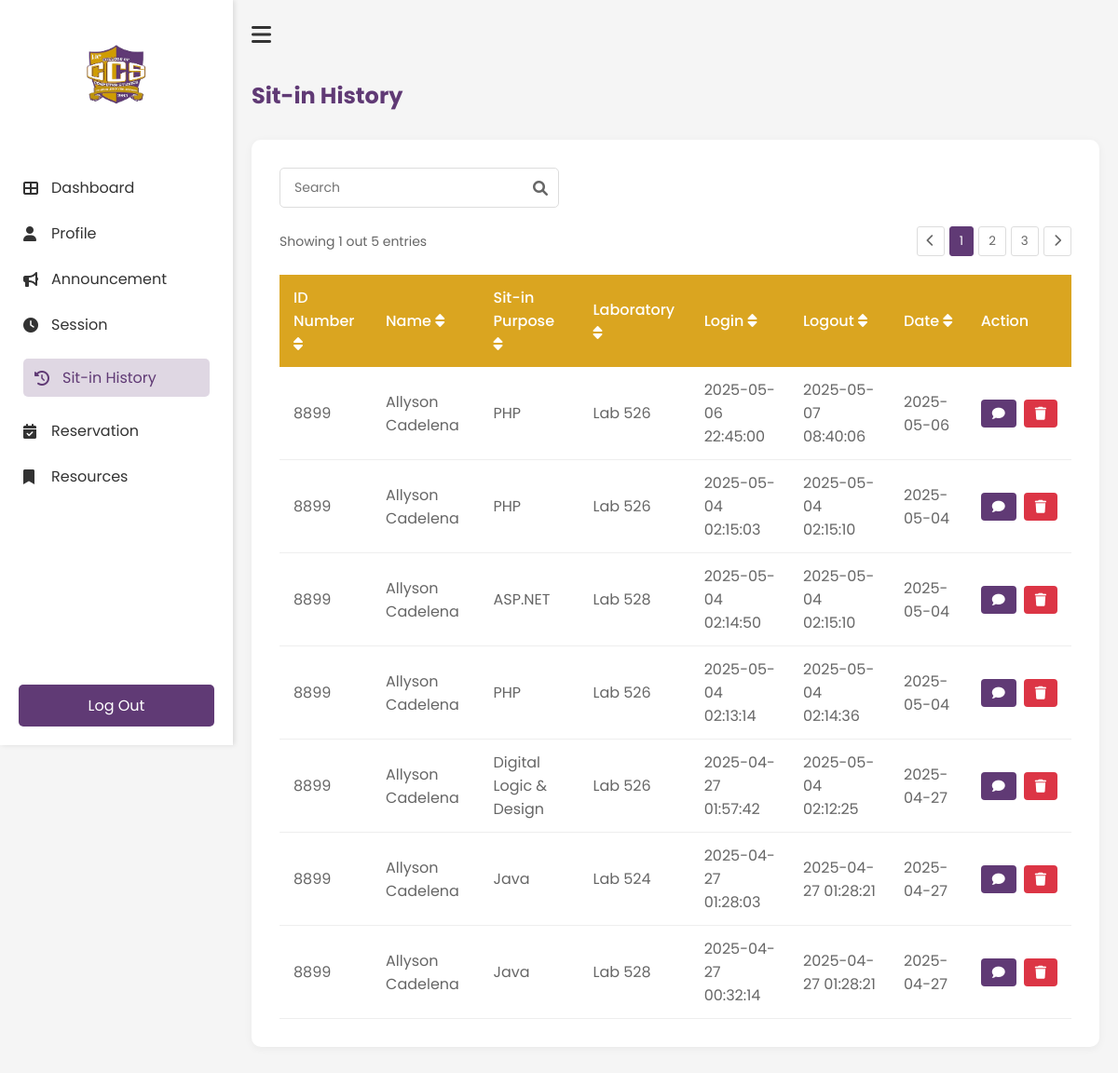
/History (signed in), run on the app's committed database.
### tables this page shows
CREATE TABLE reservations (
                id INTEGER PRIMARY KEY AUTOINCREMENT,
                idno TEXT NOT NULL,
                purpose TEXT NOT NULL,
                lab TEXT NOT NULL,
                computer_number INTEGER NOT NULL,
                time_in DATETIME NOT NULL,
                time_out DATETIME,
                status TEXT DEFAULT 'Pending',
                requested_time DATETIME,
                FOREIGN KEY (idno) REFERENCES users(IDNO)
            );

### app.py (the view)
@app.route('/History')
def History():
    if 'username' not in session:
        return redirect(url_for('login'))
    history = get_user_history(session['student_id'])
    return render_template('student/history.html', history=history)

### templates/student/history.html (shortened to what this page needs)
<!DOCTYPE html>
<html lang="en">
    <head>
        <link rel="stylesheet" href="{{ url_for('static', filename='student/history.css') }}">
        <link rel="stylesheet" href="https://cdnjs.cloudflare.com/ajax/libs/font-awesome/6.0.0-beta3/css/all.min.css">
    </head>
    <body>
        <div class="history-container">
            <nav class="sidebar" id="sidebar">
                <div class="logo-container">
                    <img src="{{ url_for('static', filename='images/ccs.png') }}" alt="ccs logo" class="logo">
                </div>
                <ul class="nav-links">
                    <li><a href="{{ url_for('Dashboard') }}"><i class="fas fa-th-large"></i>Dashboard</a></li>
                    <li><a href="{{ url_for('Profile') }}"><i class="fas fa-user"></i>Profile</a></li>
                    <li><a href="{{ url_for('Announcement') }}"><i class="fas fa-bullhorn"></i>Announcement</a></li>
                    <li><a href="{{ url_for('Session') }}"><i class="fas fa-clock"></i>Session</a></li>
                    <li><a href="{{ url_for('History') }}" class="active"><i class="fas fa-history"></i>Sit-in History</a></li>
                    <li><a href="{{ url_for('Reservation') }}"><i class="fas fa-calendar-check"></i>Reservation</a></li>
                    <li><a href="{{ url_for('Resources') }}"><i class="fas fa-bookmark"></i>Resources</a></li>
                </ul>
                <div class="logout-section">
                    <a href="{{ url_for('logout') }}" class="logout-btn"></i>Log Out</a>
                </div>
            </nav>
            <main class="main-content">
                <div class="top-bar">
                    <button id="sidebar-toggle" class="hamburger-btn"><i class="fas fa-bars"></i></button>
                </div>
                <h1 class="header">Sit-in History</h1>
                <div class="history-card">
                    <div class="search-container">
                        <input type="text" id="searchInput" placeholder="Search" class="search-input">
                        <i class="fas fa-search search-icon"></i>
                    </div>
                    <div class="table-container">
                        <div class="pagination-top">
                            <span>Showing 1 out 5 entries</span>
                            <div class="pagination-controls">
                                <button class="page-btn"><i class="fas fa-chevron-left"></i></button>
                                <button class="page-btn active">1</button>
                                <button class="page-btn">2</button>
                                <button class="page-btn">3</button>
                                <button class="page-btn"><i class="fas fa-chevron-right"></i></button>
                            </div>
                        </div>
                <table class="history-table" id="historyTable">
                    <thead>
                        <tr>
                            <th onclick="sortTable(0)">ID Number <i class="fas fa-sort"></i></th>
                            <th onclick="sortTable(1)">Name <i class="fas fa-sort"></i></th>
                            <th onclick="sortTable(2)">Sit-in Purpose <i class="fas fa-sort"></i></th>
                            <th onclick="sortTable(3)">Laboratory <i class="fas fa-sort"></i></th>
                            <th onclick="sortTable(4)">Login <i class="fas fa-sort"></i></th>
                            <th onclick="sortTable(5)">Logout <i class="fas fa-sort"></i></th>
                            <th onclick="sortTable(6)">Date <i class="fas fa-sort"></i></th>
                            <th>Action</th>
                        </tr>
                    </thead>
                    <tbody>
                            {% for record in history %}
                            <tr data-id="{{ record.id }}">
                                <td>{{ record.idno }}</td>
                                <td>{{ record.name }}</td>
                                <td>{{ record.purpose }}</td>
                                <td>{{ record.laboratory }}</td>
                                <td>{{ record.login }}</td>
                                <td>{{ record.logout }}</td>
                                <td>{{ record.date }}</td>
                                <td>
                                    <div class="action-buttons">
                                        {% if record.status == 'Completed' %}
                                            <button class="feedback-btn" onclick="openFeedbackModal('{{ record.id }}')">
                                                <i class="fas fa-comment"></i>
                                            </button>
                                        {% endif %}
                                        <button class="delete-btn" onclick="deleteRecord('{{ record.id }}')">
                                            <i class="fas fa-trash"></i>
                                        </button>
                                    </div>
                                </td>
                            </tr>
                            {% endfor %}
                        </tbody>
                </table>
            </div>
        </div>
    </main>
    </body>
</html>

### static/student/history.css (style rules this page uses)
* { margin: 0; padding: 0; box-sizing: border-box; font-family: 'Poppins', sans-serif; }
body { background-color: #f5f5f5; }
.history-container { display: flex; min-height: 100vh; }
.history-card { background: white; border-radius: 10px; padding: 30px; box-shadow: 0 2px 10px rgba(0, 0, 0, 0.05); margin: 20px 0; }
.search-container { position: relative; margin-bottom: 20px; max-width: 300px; }
.search-input { width: 100%; padding: 10px 35px 10px 15px; border: 1px solid #ddd; border-radius: 5px; font-size: 14px; }
.search-icon { position: absolute; right: 12px; top: 50%; transform: translateY(-50%); color: #666; }
.table-container { overflow-x: auto; }
.pagination-top { display: flex; justify-content: space-between; align-items: center; margin-bottom: 20px; color: #666; font-size: 14px; }
.pagination-controls { display: flex; gap: 5px; }
.page-btn { padding: 5px 10px; border: 1px solid #ddd; background: white; border-radius: 3px; cursor: pointer; color: #666; }
.page-btn.active { background-color: #603A75; color: white; border-color: #603A75; }
.history-table { width: 100%; border-collapse: collapse; margin-top: 10px; }
.history-table th { background-color: #DAA520; color: white; text-align: left; padding: 12px 15px; font-weight: 500; }
.history-table td { padding: 12px 15px; border-bottom: 1px solid #eee; color: #666; }
.sidebar { width: 250px; height: 100vh; position: fixed; left: 0; top: 0; background-color: white; padding: 20px 0; transition: all 0.3s ease; box-shadow: 2px 0 5px rgba(0, 0, 0, 0.1); z-index: 1000; }
.main-content { margin-left: 250px; transition: all 0.3s ease; width: calc(100% - 250px); padding: 20px; }
.main-content { flex: 1; padding: 20px; transition: all 0.3s ease; }
.top-bar { display: flex; align-items: center; margin-bottom: 30px; }
.hamburger-btn { background: none; border: none; font-size: 24px; cursor: pointer; margin-right: 15px; color: #333; }
.logo-container { text-align: center; padding: 20px 0; }
.logo { width: 80px; height: auto; }
.nav-links { list-style: none; padding: 0; margin-top: 30px; }
.nav-links li { padding: 12px 25px; }
.nav-links li a { color: #333; text-decoration: none; display: flex; align-items: center; transition: 0.3s; }
.nav-links li a:hover, .nav-links li a.active { padding: 8px 12px; border-radius: 5px; color: #603A75; background-color: rgba(96, 58, 117, 0.2); }
.nav-links li a i { margin-right: 10px; width: 20px; }
.nav-links li a:hover, .nav-links li a.active { color: #603A75; }
.logout-section { position: absolute; bottom: 20px; width: 100%; padding: 0 20px; }
.logout-btn { display: block; width: 100%; padding: 10px; background-color: #603A75; color: white; text-align: center; text-decoration: none; border-radius: 5px; transition: 0.3s; }
.main-content h1 { color: #603A75; margin-bottom: 30px; font-size: 24px; }
.feedback-btn { background-color: #603A75; color: white; border: none; padding: 8px 12px; border-radius: 4px; cursor: pointer; font-family: 'Poppins', sans-serif; display: flex; align-items: center; gap: 5px; }
.feedback-btn i { font-size: 14px; }
.action-buttons { display: flex; gap: 8px; }
.delete-btn { background-color: #dc3545; color: white; border: none; padding: 8px 12px; border-radius: 4px; cursor: pointer; font-family: 'Poppins', sans-serif; display: flex; align-items: center; }
.delete-btn i { font-size: 14px; }

### data on the page
reservations: idno "8899", name "Allyson Cadelena", purpose "PHP", laboratory "Lab 526", login "2025-05-06 22:45:00", logout "2025-05-07 08:40:06", date "2025-05-06"
reservations: idno "8899", name "Allyson Cadelena", purpose "PHP", laboratory "Lab 526", login "2025-05-04 02:15:03", logout "2025-05-04 02:15:10", date "2025-05-04"
reservations: idno "8899", name "Allyson Cadelena", purpose "ASP.NET", laboratory "Lab 528", login "2025-05-04 02:14:50", logout "2025-05-04 02:15:10", date "2025-05-04"
reservations: idno "8899", name "Allyson Cadelena", purpose "PHP", laboratory "Lab 526", login "2025-05-04 02:13:14", logout "2025-05-04 02:14:36", date "2025-05-04"
reservations: idno "8899", name "Allyson Cadelena", purpose "Digital Logic & Design", laboratory "Lab 526", login "2025-04-27 01:57:42", logout "2025-05-04 02:12:25", date "2025-04-27"
reservations: idno "8899", name "Allyson Cadelena", purpose "Java", laboratory "Lab 524", login "2025-04-27 01:28:03", logout "2025-04-27 01:28:21", date "2025-04-27"
reservations: idno "8899", name "Allyson Cadelena", purpose "Java", laboratory "Lab 528", login "2025-04-27 00:32:14", logout "2025-04-27 01:28:21", date "2025-04-27"
